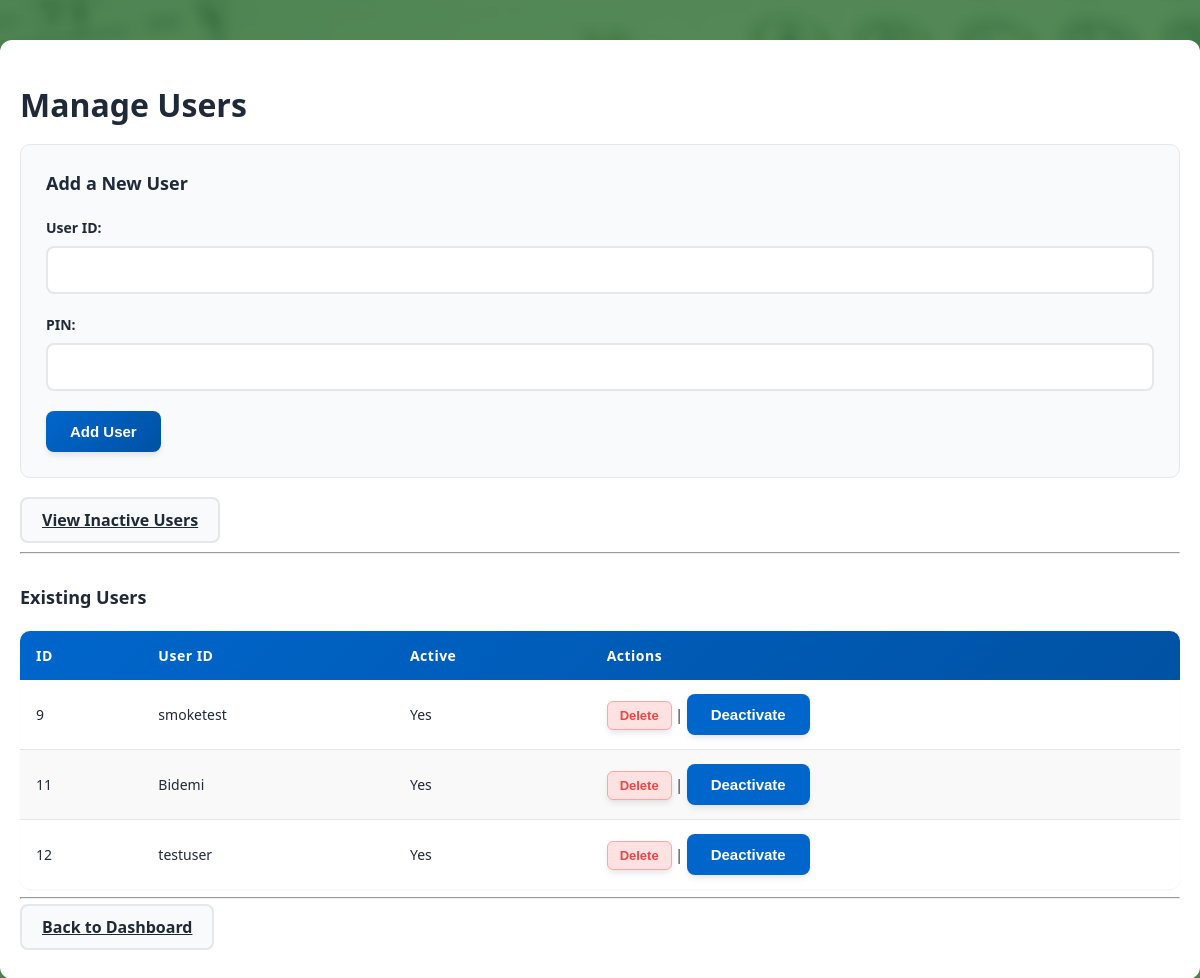
Screenshot of /admin/users with the database file from the repository.
### tables this page shows
CREATE TABLE users (
    id INTEGER PRIMARY KEY AUTOINCREMENT,
    user_id TEXT UNIQUE NOT NULL,
    pin TEXT NOT NULL,
    active INTEGER DEFAULT 1
);

### app.py (the view, shortened to what this page needs)
@app.route("/admin/users", methods=["GET", "POST"])
def admin_users():
    db = get_db()
    users = db.execute("SELECT * FROM users WHERE active=1 ORDER BY id").fetchall()
    return render_template("admin_users.html", users=users)

### app.py (called while the page is built)
def get_db() -> sqlite3.Connection:
    if "db" not in g:
        g.db = sqlite3.connect(DATABASE)
        g.db.row_factory = sqlite3.Row
    return g.db

### templates/admin_users.html (shortened to what this page needs)
<!DOCTYPE html>
<html lang="en">
<head>
    <link rel="stylesheet" href="{{ url_for('static', filename='style.css') }}">
</head>
<body class="landing-bg">
    <div class="admin-container">
        <h1>Manage Users</h1>
        <section class="form-section">
            <h2>Add a New User</h2>
            <form method="POST" action="">
                <div class="form-group">
                    <label for="user_id">User ID:</label>
                    <input type="text" id="user_id" name="user_id" required>
                </div>
                <div class="form-group">
                    <label for="pin">PIN:</label>
                    <input type="password" id="pin" name="pin" required>
                </div>
                <button type="submit" class="btn-primary">Add User</button>
            </form>
        </section>
        <p>
            <a href="{{ url_for('admin_inactive_users') }}" class="btn-secondary">View Inactive Users</a>
        </p>
        <hr>
        <section class="table-section">
            <h2>Existing Users</h2>
            {% if users %}
            <table class="admin-table">
                <thead>
                    <tr>
                        <th>ID</th>
                        <th>User ID</th>
                        <th>Active</th>
                        <th>Actions</th>
                    </tr>
                </thead>
                <tbody>
                    {% for u in users %}
                    <tr>
                        <td>{{ u["id"] }}</td>
                        <td>{{ u["user_id"] }}</td>
                        <td>{{ "Yes" if u["active"] == 1 else "No" }}</td>
                        <td class="actions">
                            <form method="post" action="{{ url_for('delete_user', user_id=u['id']) }}" style="display:inline" onsubmit="return confirm('Delete this user?')">
                                <button type="submit" class="action-link delete-link">Delete</button>
                            </form>
                            |
                            <form method="post" action="{{ url_for('deactivate_user', user_id=u['id']) }}" style="display:inline" onsubmit="return confirm('Deactivate this user?')">
                                <button type="submit" class="action-link toggle-link">Deactivate</button>
                            </form>
                        </td>
                    </tr>
                    {% endfor %}
                </tbody>
            </table>
            {% else %}
            <p>No users found.</p>
            {% endif %}
        </section>
        <hr>
        <p>
            <a href="{{ url_for('admin_dashboard') }}" class="btn-secondary">Back to Dashboard</a>
        </p>
    </div>
</body>
</html>

### static/style.css (style rules this page uses)
:root { --primary: #0066cc; --primary-dark: #0052a3; --primary-light: #e6f2ff; --secondary: #00cc88; --success: #10b981; --warning: #f59e0b; --danger: #ef4444; --bg-light: #f8fafc; --bg-white: #ffffff; --text-primary: #1f2937; --text-secondary: #6b7280; --border-color: #e5e7eb; --shadow-sm: 0 1px 2px 0 rgba(0, 0, 0, 0.05); --shadow-md: 0 4px 6px -1px rgba(0, 0, 0, 0.1); --shadow-lg: 0 10px 15px -3px rgba(0, 0, 0, 0.1); --transition: all 0.3s ease; }
body { font-family: -apple-system, BlinkMacSystemFont, 'Segoe UI', Roboto, 'Helvetica Neue', Arial, sans-serif; background: linear-gradient(135deg, #f8fafc 0%, #f1f5f9 100%); margin: 0; padding: 0; color: var(--text-primary); line-height: 1.6; }
body { font-family: 'Segoe UI', Arial, sans-serif; font-size: 16px; line-height: 1.5; }
h1, h2, h3 { margin-bottom: 15px; }
p { margin-bottom: 20px; }
.admin-container { max-width: 1200px; margin: 40px auto; padding: 20px; position: relative; z-index: 2; background-color: var(--bg-white); border-radius: 12px; box-shadow: var(--shadow-lg); }
button { background-color: var(--primary); color: white; border: none; padding: 12px 24px; border-radius: 8px; font-size: 15px; font-weight: 600; cursor: pointer; transition: var(--transition); box-shadow: var(--shadow-md); }
.btn-primary { background: linear-gradient(135deg, var(--primary) 0%, var(--primary-dark) 100%); color: white; border: none; padding: 12px 24px; border-radius: 8px; font-weight: 600; cursor: pointer; transition: var(--transition); }
.btn-secondary { background-color: var(--bg-light); color: var(--text-primary); border: 2px solid var(--border-color); padding: 10px 20px; border-radius: 8px; font-weight: 600; cursor: pointer; transition: var(--transition); }
.admin-table { width: 100%; border-collapse: collapse; margin-top: 20px; border-radius: 10px; overflow: hidden; box-shadow: var(--shadow-sm); }
.admin-table thead { background: linear-gradient(135deg, var(--primary) 0%, var(--primary-dark) 100%); }
.admin-table th { color: white; padding: 14px 16px; text-align: left; font-weight: 600; font-size: 14px; letter-spacing: 0.5px; }
.admin-table td { padding: 14px 16px; border-bottom: 1px solid var(--border-color); color: var(--text-primary); font-size: 14px; }
.admin-table tbody tr { transition: var(--transition); }
.admin-table tbody tr:last-child td { border-bottom: none; }
.admin-table tbody tr:nth-child(even) { background: #f9f9f9; }
.form-group { margin-bottom: 20px; }
input[type="text"], input[type="password"] { padding: 10px; border-radius: 6px; border: 1px solid #ccc; }
.form-group label { display: block; margin-bottom: 8px; font-weight: 600; color: var(--text-primary); font-size: 14px; }
.form-group input[type="text"], .form-group input[type="password"], .form-group textarea, .form-group select { width: 100%; padding: 12px 14px; border: 2px solid var(--border-color); border-radius: 8px; font-size: 15px; font-family: inherit; transition: var(--transition); box-sizing: border-box; }
.form-section { background-color: var(--bg-light); border-radius: 10px; padding: 25px; margin-bottom: 30px; border: 1px solid var(--border-color); }
.form-section h2 { margin-top: 0; margin-bottom: 20px; font-size: 18px; color: var(--text-primary); }
.table-section { margin-top: 30px; }
.table-section h2 { font-size: 18px; color: var(--text-primary); margin-bottom: 15px; }
.delete-link { color: var(--danger); background-color: #fee2e2; border: 1px solid #fca5a5; padding: 6px 12px; border-radius: 6px; text-decoration: none; font-size: 13px; transition: var(--transition); cursor: pointer; font-weight: 600; }
.landing-bg { background-image: url('/static/bg_exam.png'); background-size: cover; background-position: center; background-repeat: no-repeat; background-attachment: fixed; min-height: 100vh; }
body > * { position: relative; z-index: 2; }

### rows the page displays
users: id "9", user_id "smoketest", active "Yes"
users: id "11", user_id "Bidemi", active "Yes"
users: id "12", user_id "testuser", active "Yes"
